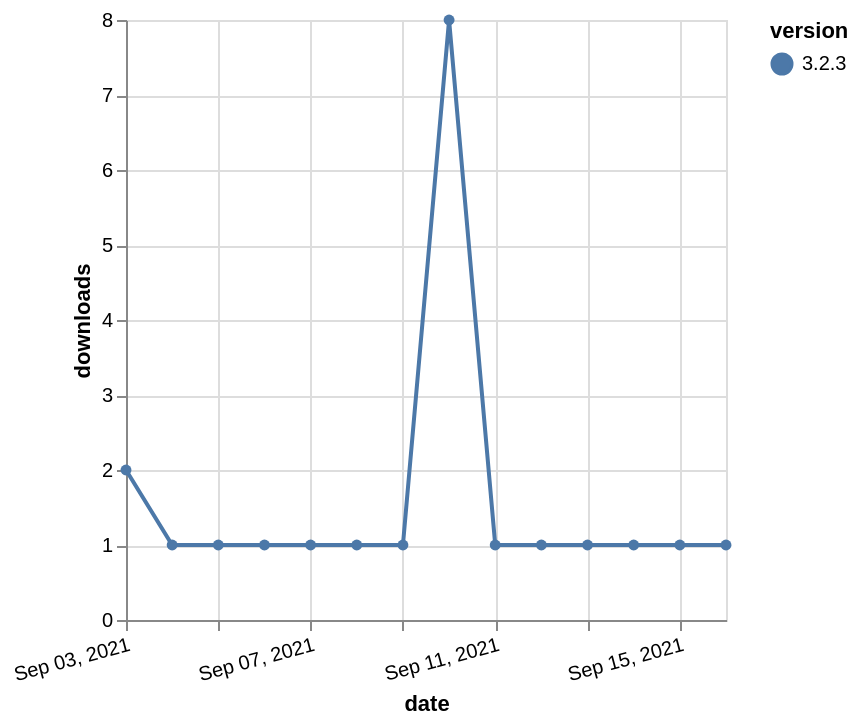

Vega-Lite specification stored for this chart:
### Vega-Lite specification from a JSON file in a GitHub repository (floating-point values rounded to 4 significant figures)
{"$schema": "https://vega.github.io/schema/vega-lite/v5.json", "description": "A simple bar chart with embedded data.", "data": {"values": [{"date": "2021-09-03", "total": 498, "delta": 2, "version": "3.2.3"}, {"date": "2021-09-04", "total": 499, "delta": 1, "version": "3.2.3"}, {"date": "2021-09-05", "total": 500, "delta": 1, "version": "3.2.3"}, {"date": "2021-09-06", "total": 501, "delta": 1, "version": "3.2.3"}, {"date": "2021-09-07", "total": 502, "delta": 1, "version": "3.2.3"}, {"date": "2021-09-08", "total": 503, "delta": 1, "version": "3.2.3"}, {"date": "2021-09-09", "total": 504, "delta": 1, "version": "3.2.3"}, {"date": "2021-09-10", "total": 512, "delta": 8, "version": "3.2.3"}, {"date": "2021-09-11", "total": 513, "delta": 1, "version": "3.2.3"}, {"date": "2021-09-12", "total": 514, "delta": 1, "version": "3.2.3"}, {"date": "2021-09-13", "total": 515, "delta": 1, "version": "3.2.3"}, {"date": "2021-09-14", "total": 516, "delta": 1, "version": "3.2.3"}, {"date": "2021-09-15", "total": 517, "delta": 1, "version": "3.2.3"}, {"date": "2021-09-16", "total": 518, "delta": 1, "version": "3.2.3"}]}, "width": "container", "mark": {"type": "line", "point": {"filled": true}}, "encoding": {"x": {"field": "date", "type": "temporal", "timeUnit": "yearmonthdate", "title": "date", "axis": {"labelAngle": -15}}, "y": {"field": "delta", "type": "quantitative", "title": "downloads"}, "color": {"field": "version", "type": "nominal"}, "tooltip": {"field": "delta"}}}
